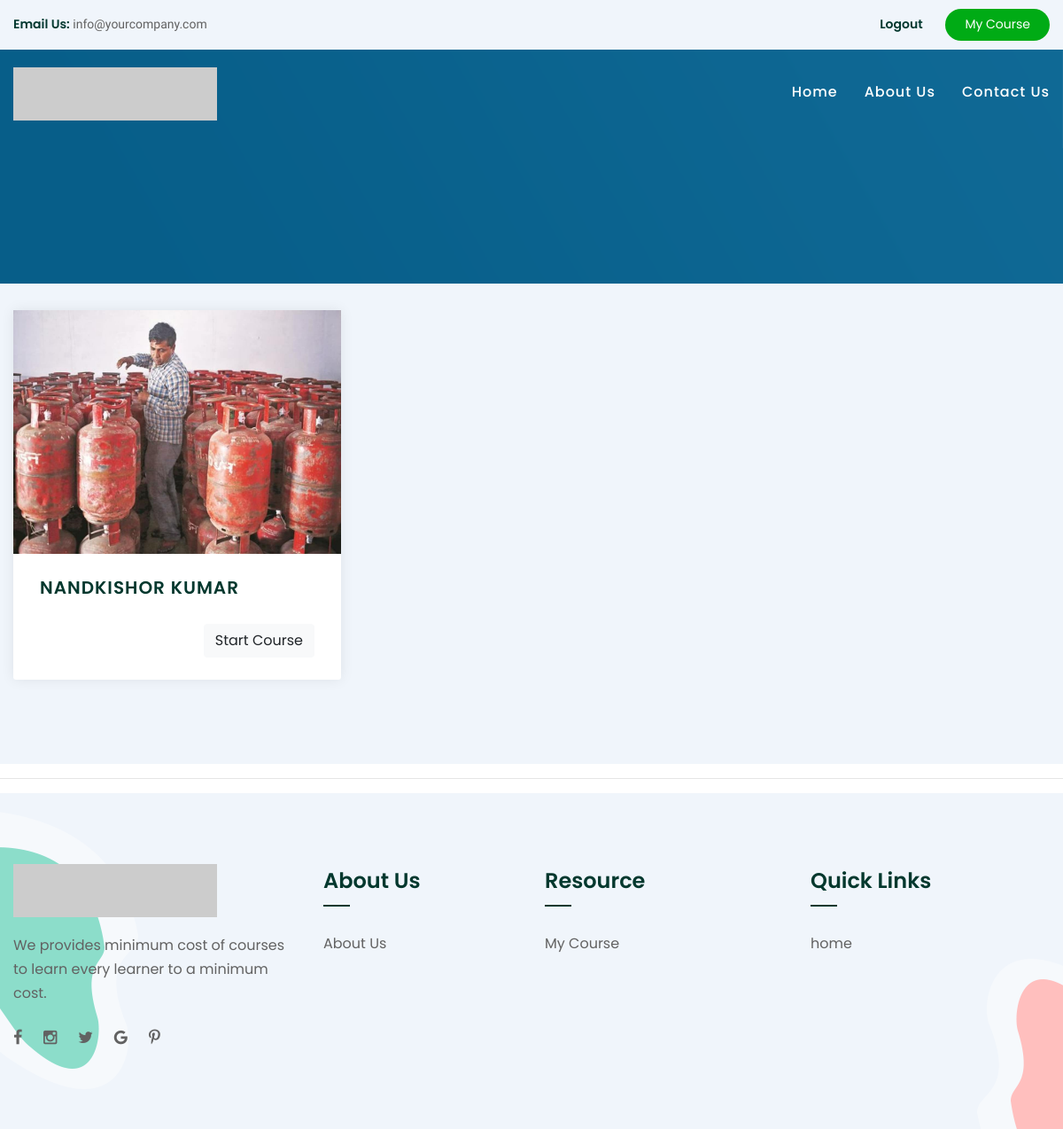
Page /my-courses (signed in) on the committed database.
### main/models.py (models this page shows, shortened)
class UserCourse(models.Model):
    user = models.ForeignKey(User, null=False, on_delete=models.CASCADE)
    course = models.ForeignKey(Course, null=False, on_delete=models.CASCADE)
    date = models.DateTimeField(auto_now_add=True)

class Course(models.Model):
    name = models.CharField(max_length=50, null=False)
    slug = models.SlugField(max_length=50, null=False, unique=True, blank=True)
    description = models.CharField(max_length=200, null=True)
    price = models.IntegerField(null=False)
    discount = models.IntegerField(null=False, default=0)
    active = models.BooleanField(default=False)
    thumbnail = models.ImageField(upload_to="files/thumbnail")
    date = models.DateTimeField(auto_now_add=True)
    resource = models.FileField(upload_to="files/resource")
    length = models.IntegerField(null=False)

### main/views.py (the view)
# urls.py: path('my-courses', MyCoursesList.as_view(), name='my-courses'),
@method_decorator(login_required(login_url='login'), name='dispatch')
class MyCoursesList(ListView):
    template_name = 'my_courses.html'
    context_object_name = 'user_courses'
    def get_queryset(self):
        return UserCourse.objects.filter(user=self.request.user)

### main/templates/my_courses.html (shortened to what this page needs)
{% extends 'base.html' %}
{% load static %}
{% load course_custom_tags %}
{% block body %}
    <section class="banner-section">
		<div class="pattern-layer" style="background-image: url({% static 'images/background/1.png' %})"></div>
	</section>
	<section class="courses-section">
		<div class="auto-container">
			<div class="row clearfix">
				        {% for uc in user_courses %}
				<div class="cource-block col-lg-4 col-md-6 col-sm-12">
					<div class="inner-box">
						<div class="image">
							<img src="{{uc.course.thumbnail.url}}" style="max-width:550px; height:275px;" alt="{{uc.course.name}}" />
						</div>
						<div class="lower-content">
							<div class="clearfix">
								<div class="pull-left">
									<h5>{{uc.course.name}}</h5>
								</div>
							</div>
							<div class="clearfix">
								<div class="pull-right">
									<div class="students"><a href="/course/{{uc.course.slug}}/{{uc.course.id}}" class="btn btn-light btn-block">Start Course</a></div>
								</div>
							</div>
						</div>
					</div>
				</div>
				       {% endfor %}
			</div>
		</div>
	</section>
{% endblock %}

### rows in the picture
UserCourse: course.thumbnail (picture), course.name "NANDKISHOR KUMAR"
